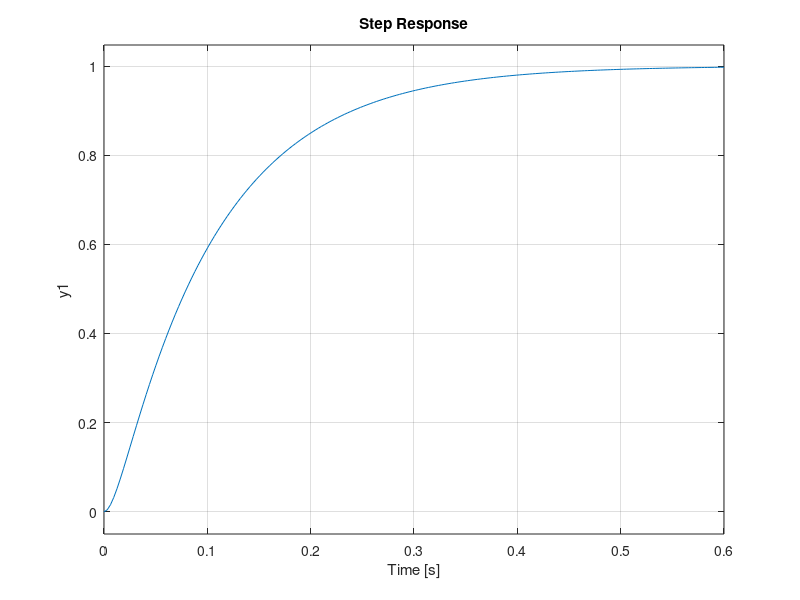

MATLAB code to generate this figure:
% Implementing a PID controller to a field controlled DC Motor
% The output is angular speed and input is field voltage



Ktf = 0.1; % Torque constant
Rf = 1.0;  % Field resistance
Lf = 0.01; % Field inductance
J = 0.01;  % Moment of inertia
B = 0.1;   % Damping coefficient (Viscous friction)


s = tf('s');

plant = Ktf/((J*s + B)*(Rf + s*Lf));

% disp(plant);

% plant_ss = ss(plant);

% disp(plant_ss)

step(plant);